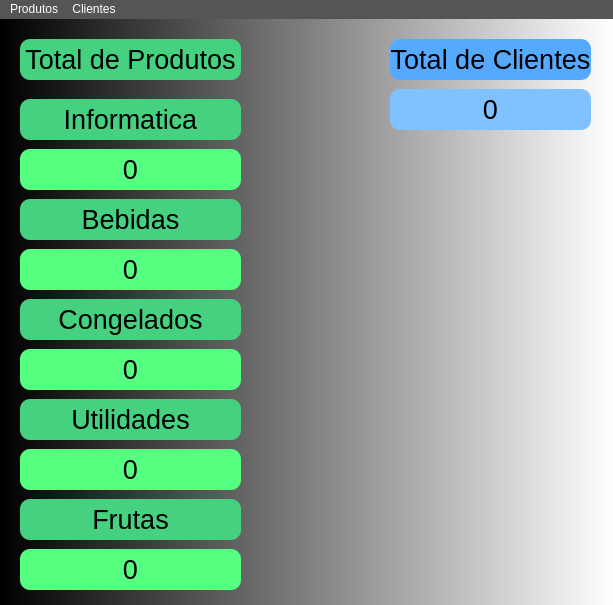
<?xml version="1.0" encoding="UTF-8"?>
<ui version="4.0">
 <class>EstoqueSimples</class>
 <widget class="QMainWindow" name="EstoqueSimples">
  <property name="geometry">
   <rect>
    <x>0</x>
    <y>0</y>
    <width>613</width>
    <height>605</height>
   </rect>
  </property>
  <property name="windowTitle">
   <string>Controle de Estoque Simples</string>
  </property>
  <property name="layoutDirection">
   <enum>Qt::LeftToRight</enum>
  </property>
  <property name="autoFillBackground">
   <bool>false</bool>
  </property>
  <property name="styleSheet">
   <string notr="true">background-color: qlineargradient(spread:pad, x1:0, y1:0, x2:1, y2:0, stop:0 rgba(0, 0, 0, 255), stop:1 rgba(255, 255, 255, 255));</string>
  </property>
  <property name="dockNestingEnabled">
   <bool>true</bool>
  </property>
  <property name="unifiedTitleAndToolBarOnMac">
   <bool>true</bool>
  </property>
  <widget class="QWidget" name="centralwidget">
   <widget class="QLabel" name="lbTituloClientes">
    <property name="geometry">
     <rect>
      <x>390</x>
      <y>20</y>
      <width>201</width>
      <height>41</height>
     </rect>
    </property>
    <property name="font">
     <font>
      <family>MS Shell Dlg 2</family>
      <pointsize>20</pointsize>
      <weight>9</weight>
      <italic>false</italic>
      <bold>false</bold>
     </font>
    </property>
    <property name="styleSheet">
     <string notr="true">font: 75 20pt &quot;MS Shell Dlg 2&quot;;
background-color: rgb(85, 170, 255);
border-radius: 10px;</string>
    </property>
    <property name="text">
     <string>Total de Clientes</string>
    </property>
    <property name="alignment">
     <set>Qt::AlignCenter</set>
    </property>
   </widget>
   <widget class="QLabel" name="lbTotalClientes">
    <property name="geometry">
     <rect>
      <x>390</x>
      <y>70</y>
      <width>201</width>
      <height>41</height>
     </rect>
    </property>
    <property name="font">
     <font>
      <pointsize>20</pointsize>
     </font>
    </property>
    <property name="styleSheet">
     <string notr="true">border-radius: 10px;
background-color: rgb(128, 194, 255);</string>
    </property>
    <property name="text">
     <string>0</string>
    </property>
    <property name="alignment">
     <set>Qt::AlignCenter</set>
    </property>
   </widget>
   <widget class="QLabel" name="lbTituloProdutos">
    <property name="geometry">
     <rect>
      <x>20</x>
      <y>20</y>
      <width>221</width>
      <height>41</height>
     </rect>
    </property>
    <property name="font">
     <font>
      <family>MS Shell Dlg 2</family>
      <pointsize>20</pointsize>
      <weight>9</weight>
      <italic>false</italic>
      <bold>false</bold>
     </font>
    </property>
    <property name="styleSheet">
     <string notr="true">font: 75 20pt &quot;MS Shell Dlg 2&quot;;
background-color: rgb(69, 209, 128);
border-radius: 10px;</string>
    </property>
    <property name="text">
     <string>Total de Produtos</string>
    </property>
    <property name="alignment">
     <set>Qt::AlignCenter</set>
    </property>
   </widget>
   <widget class="QLabel" name="lbTotaInformatica">
    <property name="geometry">
     <rect>
      <x>20</x>
      <y>130</y>
      <width>221</width>
      <height>41</height>
     </rect>
    </property>
    <property name="font">
     <font>
      <pointsize>20</pointsize>
     </font>
    </property>
    <property name="styleSheet">
     <string notr="true">background-color: rgb(85, 255, 127);
border-radius: 10px;</string>
    </property>
    <property name="text">
     <string>0</string>
    </property>
    <property name="alignment">
     <set>Qt::AlignCenter</set>
    </property>
   </widget>
   <widget class="QLabel" name="lbTituloInformatica">
    <property name="geometry">
     <rect>
      <x>20</x>
      <y>80</y>
      <width>221</width>
      <height>41</height>
     </rect>
    </property>
    <property name="font">
     <font>
      <family>MS Shell Dlg 2</family>
      <pointsize>20</pointsize>
      <weight>9</weight>
      <italic>false</italic>
      <bold>false</bold>
     </font>
    </property>
    <property name="styleSheet">
     <string notr="true">font: 75 20pt &quot;MS Shell Dlg 2&quot;;
background-color: rgb(69, 209, 128);
border-radius: 10px;</string>
    </property>
    <property name="text">
     <string>Informatica</string>
    </property>
    <property name="alignment">
     <set>Qt::AlignCenter</set>
    </property>
   </widget>
   <widget class="QLabel" name="lbTituloBebidas">
    <property name="geometry">
     <rect>
      <x>20</x>
      <y>180</y>
      <width>221</width>
      <height>41</height>
     </rect>
    </property>
    <property name="font">
     <font>
      <family>MS Shell Dlg 2</family>
      <pointsize>20</pointsize>
      <weight>9</weight>
      <italic>false</italic>
      <bold>false</bold>
     </font>
    </property>
    <property name="styleSheet">
     <string notr="true">font: 75 20pt &quot;MS Shell Dlg 2&quot;;
background-color: rgb(69, 209, 128);
border-radius: 10px;</string>
    </property>
    <property name="text">
     <string>Bebidas</string>
    </property>
    <property name="alignment">
     <set>Qt::AlignCenter</set>
    </property>
   </widget>
   <widget class="QLabel" name="lbTotaIBebidas">
    <property name="geometry">
     <rect>
      <x>20</x>
      <y>230</y>
      <width>221</width>
      <height>41</height>
     </rect>
    </property>
    <property name="font">
     <font>
      <pointsize>20</pointsize>
     </font>
    </property>
    <property name="styleSheet">
     <string notr="true">background-color: rgb(85, 255, 127);
border-radius: 10px;</string>
    </property>
    <property name="text">
     <string>0</string>
    </property>
    <property name="alignment">
     <set>Qt::AlignCenter</set>
    </property>
   </widget>
   <widget class="QLabel" name="lbTituloCongelados">
    <property name="geometry">
     <rect>
      <x>20</x>
      <y>280</y>
      <width>221</width>
      <height>41</height>
     </rect>
    </property>
    <property name="font">
     <font>
      <family>MS Shell Dlg 2</family>
      <pointsize>20</pointsize>
      <weight>9</weight>
      <italic>false</italic>
      <bold>false</bold>
     </font>
    </property>
    <property name="styleSheet">
     <string notr="true">font: 75 20pt &quot;MS Shell Dlg 2&quot;;
background-color: rgb(69, 209, 128);
border-radius: 10px;</string>
    </property>
    <property name="text">
     <string>Congelados</string>
    </property>
    <property name="alignment">
     <set>Qt::AlignCenter</set>
    </property>
   </widget>
   <widget class="QLabel" name="lbTotaICongelados">
    <property name="geometry">
     <rect>
      <x>20</x>
      <y>330</y>
      <width>221</width>
      <height>41</height>
     </rect>
    </property>
    <property name="font">
     <font>
      <pointsize>20</pointsize>
     </font>
    </property>
    <property name="styleSheet">
     <string notr="true">background-color: rgb(85, 255, 127);
border-radius: 10px;</string>
    </property>
    <property name="text">
     <string>0</string>
    </property>
    <property name="alignment">
     <set>Qt::AlignCenter</set>
    </property>
   </widget>
   <widget class="QLabel" name="lbTituloUtilidades">
    <property name="geometry">
     <rect>
      <x>20</x>
      <y>380</y>
      <width>221</width>
      <height>41</height>
     </rect>
    </property>
    <property name="font">
     <font>
      <family>MS Shell Dlg 2</family>
      <pointsize>20</pointsize>
      <weight>9</weight>
      <italic>false</italic>
      <bold>false</bold>
     </font>
    </property>
    <property name="styleSheet">
     <string notr="true">font: 75 20pt &quot;MS Shell Dlg 2&quot;;
background-color: rgb(69, 209, 128);
border-radius: 10px;</string>
    </property>
    <property name="text">
     <string>Utilidades</string>
    </property>
    <property name="alignment">
     <set>Qt::AlignCenter</set>
    </property>
   </widget>
   <widget class="QLabel" name="lbTotaIUtilidades">
    <property name="geometry">
     <rect>
      <x>20</x>
      <y>430</y>
      <width>221</width>
      <height>41</height>
     </rect>
    </property>
    <property name="font">
     <font>
      <pointsize>20</pointsize>
     </font>
    </property>
    <property name="styleSheet">
     <string notr="true">background-color: rgb(85, 255, 127);
border-radius: 10px;</string>
    </property>
    <property name="text">
     <string>0</string>
    </property>
    <property name="alignment">
     <set>Qt::AlignCenter</set>
    </property>
   </widget>
   <widget class="QLabel" name="lbTituloFrutas">
    <property name="geometry">
     <rect>
      <x>20</x>
      <y>480</y>
      <width>221</width>
      <height>41</height>
     </rect>
    </property>
    <property name="font">
     <font>
      <family>MS Shell Dlg 2</family>
      <pointsize>20</pointsize>
      <weight>9</weight>
      <italic>false</italic>
      <bold>false</bold>
     </font>
    </property>
    <property name="styleSheet">
     <string notr="true">font: 75 20pt &quot;MS Shell Dlg 2&quot;;
background-color: rgb(69, 209, 128);
border-radius: 10px;</string>
    </property>
    <property name="text">
     <string>Frutas</string>
    </property>
    <property name="alignment">
     <set>Qt::AlignCenter</set>
    </property>
   </widget>
   <widget class="QLabel" name="lbTotaIFrutas">
    <property name="geometry">
     <rect>
      <x>20</x>
      <y>530</y>
      <width>221</width>
      <height>41</height>
     </rect>
    </property>
    <property name="font">
     <font>
      <pointsize>20</pointsize>
     </font>
    </property>
    <property name="styleSheet">
     <string notr="true">background-color: rgb(85, 255, 127);
border-radius: 10px;</string>
    </property>
    <property name="text">
     <string>0</string>
    </property>
    <property name="alignment">
     <set>Qt::AlignCenter</set>
    </property>
   </widget>
  </widget>
  <widget class="QMenuBar" name="menuBar">
   <property name="geometry">
    <rect>
     <x>0</x>
     <y>0</y>
     <width>613</width>
     <height>22</height>
    </rect>
   </property>
   <property name="styleSheet">
    <string notr="true">background-color: rgb(85, 85, 85);
color: rgb(255, 255, 255);
font: 75 10pt &quot;MS Shell Dlg 2&quot;;
selection-color: rgb(123, 255, 138);
selection-background-color: rgb(12, 12, 12);</string>
   </property>
   <property name="defaultUp">
    <bool>false</bool>
   </property>
   <property name="nativeMenuBar">
    <bool>true</bool>
   </property>
   <widget class="QMenu" name="menuClientes">
    <property name="styleSheet">
     <string notr="true"/>
    </property>
    <property name="title">
     <string>Clientes</string>
    </property>
    <addaction name="actionCadastrarCliente"/>
    <addaction name="actionVerClientes"/>
   </widget>
   <widget class="QMenu" name="menuProdutos">
    <property name="title">
     <string>Produtos</string>
    </property>
    <addaction name="actionCadastrarProduto"/>
    <addaction name="actionVerProdutos"/>
   </widget>
   <addaction name="menuProdutos"/>
   <addaction name="menuClientes"/>
  </widget>
  <action name="actionClientes">
   <property name="text">
    <string>Clientes</string>
   </property>
  </action>
  <action name="actionProdutos">
   <property name="text">
    <string>Produtos</string>
   </property>
  </action>
  <action name="actionClientes_2">
   <property name="text">
    <string>Clientes</string>
   </property>
  </action>
  <action name="actionProdutos_2">
   <property name="text">
    <string>Produtos</string>
   </property>
  </action>
  <action name="actionCadastrarCliente">
   <property name="text">
    <string>Cadastrar Cliente</string>
   </property>
   <property name="shortcutVisibleInContextMenu">
    <bool>false</bool>
   </property>
  </action>
  <action name="actionVerClientes">
   <property name="text">
    <string>Ver Clientes</string>
   </property>
  </action>
  <action name="actionCadastrarProduto">
   <property name="text">
    <string>Cadastrar Produto</string>
   </property>
  </action>
  <action name="actionVerProdutos">
   <property name="text">
    <string>Ver Produtos</string>
   </property>
  </action>
 </widget>
 <resources/>
 <connections/>
</ui>
